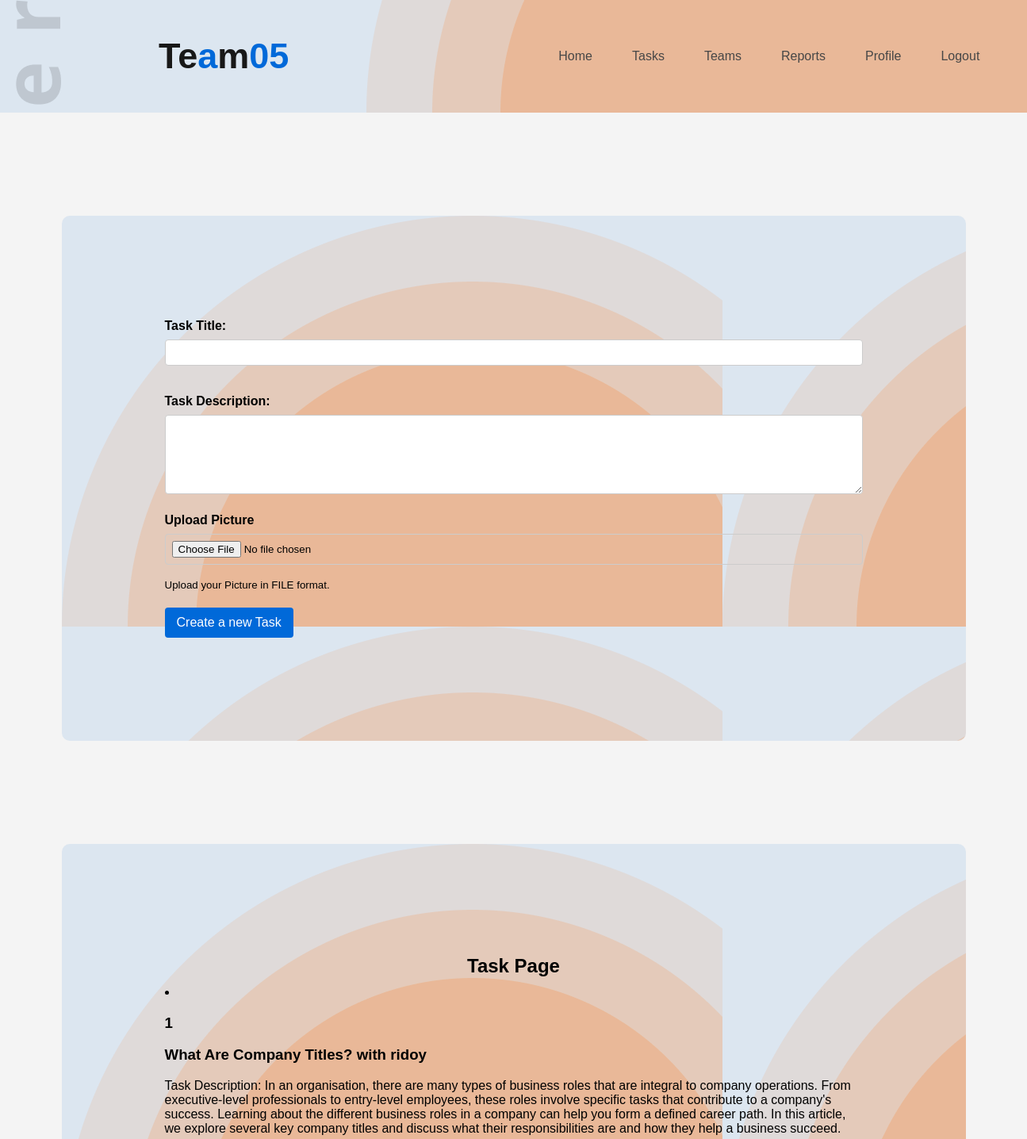
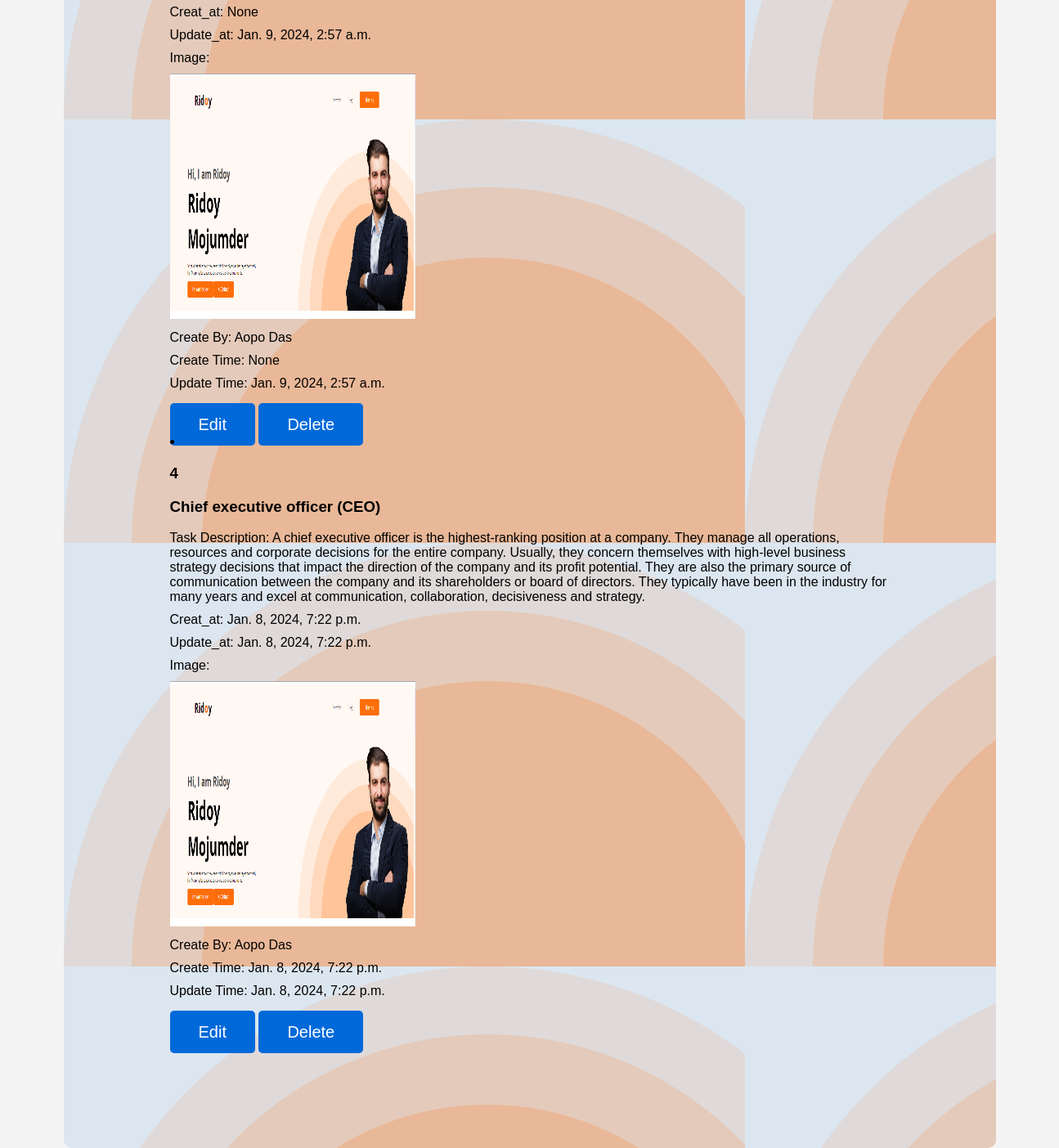
/view_taskPage/ (signed in), run on the app's committed database (2 pictures, top to bottom).
### myApp/models.py (models this page shows, shortened)
class task_model(models.Model):
    task_title=models.CharField(max_length=100,null=True)
    task_description=models.TextField()
    Profile_Pic=models.ImageField(upload_to="media/Profile_Pic",null=True)
    create_at=models.DateTimeField(auto_now_add=True,null=True)
    update_time=models.DateTimeField(auto_now=True,null=True)
    task_creator=models.ForeignKey(Office_User, on_delete=models.CASCADE)

class Office_User(AbstractUser):
    USER=[
        ('office_manage','Office_Manager'),('administrative_assistant','Administrative_Assistant'),('executive_assistant','Executive_Assistant'),('receptionist','Receptionist')
    ]
    display_name=models.CharField(max_length=100,null=True)
    email=models.EmailField(unique=True,null=True)
    password=models.CharField(max_length=100,null=True)
    confirm_password=models.CharField(max_length=100,null=True)
    job_type = models.CharField(choices=USER,max_length=255,null=True)
    Profile_picture=models.ImageField(upload_to="media/Profile_pic",null=True)
    def __str__(self):
        return self.display_name or "No Display Name"

### myProject/views.py (the view)
# urls.py: path('view_taskPage/',view_taskPage,name="view_taskPage"),
@login_required
def view_taskPage(request):
    task=task_model.objects.all()
    return render(request,'view_task.html',{'task':task})

### Template/view_task.html (shortened to what this page needs)
{% load static %}
<!DOCTYPE html>
<html lang="en">
<head>
</head>
<body>
    <header class="header">
        <nav>
          {% include "navbar.html" %}
        </nav>
    </header>
    {% if user.job_type == 'office_manage' %}
    <main>
        <section class="about">
            <form action="{% url 'add_taskPage' %}" method="post" enctype="multipart/form-data">
                <div class="form-group">
                    <label for="task_title">Task Title:</label>
                    <input type="text" id="task_title" name="task_title" required>
                </div>
                <div class="form-group">
                    <label for="task_description">Task Description:</label>
                    <textarea id="description" name="task_description" required></textarea>
                </div>
                <div class="form-group">
                    <label for="profilePicture">Upload Picture</label>
                    <input type="file" class="form-control-file" id="profilePicture" name="profilePicture">
                    <small class="form-text text-muted">Upload your Picture in FILE format.</small>
                </div>
                <button type="submit">Create a new Task</button>
            </form>
    </main>
    {% endif %}
    <main>
        <section class="about">
            <h1 style="text-align: center;">Task Page</h1>
            <form method="post" enctype="multipart/form-data">
                {% for i in task %}
                <li>
                    <h3>{{i.id}}</h3>
                    <h3>{{i.task_title}}</h3>
                    <p>Task Description: {{i.task_description}}</p>
                    <p>Creat_at: {{i.create_at}}</p>
                    <p>Update_at: {{i.update_time}}</p>
                    <p>Image: </p>
                    <img src="/{{i.Profile_Pic}}" style="width:300px; height: 300px;">
                    {% if user.job_type == 'office_manage' %}
                    <p>Create By: {{i.task_creator}}</p>
                    <p>Create Time: {{i.create_at}}</p>
                    <p>Update Time: {{i.update_time}}</p>
                    {% endif%}
                    {% if user.job_type == 'office_manage' %}
                        <div style="margin-top: 30px;">
                            <a href="{% url 'edit_taskPage' i.id%}" class="btn-primary" style="text-decoration: none;">Edit</a>
                            <a href="{% url 'delete_taskPage' i.id%}" class="btn-primary" style="text-decoration: none;">Delete</a>
                        </div>
                    {% endif %}
                </li>
                {% endfor %}
            </form>
    </main>
</body>
</html>

### Template/navbar.html (shortened to what this page needs)
{% block content %}
<nav>
    {% if user.job_type == "office_manage" %}
    <h3 class="nav-title">Te<span class="text-primary">a</span>m<span class="text-primary">05</span> </h3>
    <ul>
        <li><a href="{% url 'deshboardPage' %}">Home</a></li>
        <li><a href="{% url 'view_taskPage' %}">Tasks</a></li>
        <li><a href="{% url 'view_team_member_page'%}">Teams</a></li>
        <li><a href="#reports">Reports</a></li>
        <li><a href="{% url 'profilePage'%}">Profile</a></li>
        <li><a href="{% url 'logoutPage' %}">Logout</a></li>
    </ul>
    {% endif %}
</nav>
{% endblock %}

### data on the page
task_model: id "1", task_title "What Are Company Titles? with ridoy", task_description "In an organisation, there are many types of business roles that are integral to company operations. From executive-level professionals to entry-level employees, these roles involve specific tasks that contribute to a company's success. Learning about the different business roles in a company can help you form a defined career path. In this article, we explore several key company titles and discuss what their responsibilities are and how they help a business succeed.", create_at "None", update_time "Jan. 9, 2024, 2:57 a.m.", Profile_Pic (picture), task_creator "Aopo Das"
task_model: id "4", task_title "Chief executive officer (CEO)", task_description "A chief executive officer is the highest-ranking position at a company. They manage all operations, resources and corporate decisions for the entire company. Usually, they concern themselves with high-level business strategy decisions that impact the direction of the company and its profit potential. They are also the primary source of communication between the company and its shareholders or board of directors. They typically have been in the industry for many years and excel at communication, collaboration, decisiveness and strategy.", create_at "Jan. 8, 2024, 7:22 p.m.", update_time "Jan. 8, 2024, 7:22 p.m.", Profile_Pic (picture), task_creator "Aopo Das"
